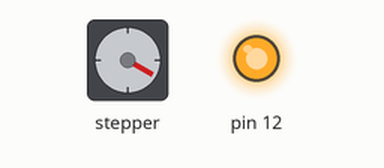
Bench run of a sketch on a simulated Arduino Leonardo, built with avr-gcc and run on an emulated ATmega32U4. Parts: stepper motor, output pins drawn as LEDs (lit = HIGH). Stepper angles assume 42 steps per turn.

Above: at 0.1 s.
At 1.5 s:
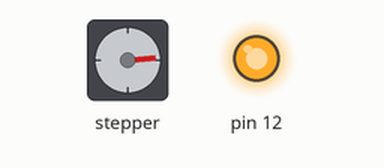
At 2.6 s:
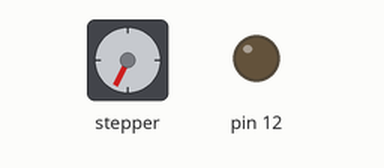
At 3.8 s:
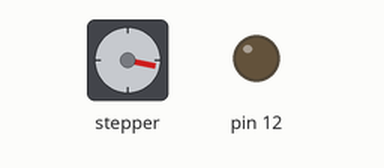
Timing chart, 0 to 5.3 s (numbered marks = the images above):
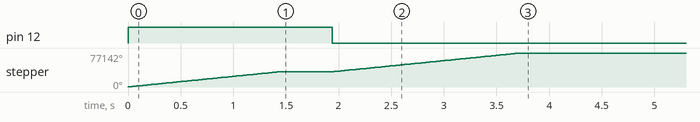

The sketch:

Teste.ino
```cpp
#include <Stepper.h>
#include <Keyboard.h>

class ExtendedStepper{
  private:
    int position;
    Stepper stepper;
    int dirPin;
  public:
    void setSpeed(int speed){
      stepper.setSpeed(speed);
    }

    void setPosition(int pos){
      position = pos;
    }

    ExtendedStepper(int speed, float stepsPerRev, int pin, int pin2, int dirPin):stepper(stepsPerRev, pin, pin2){
      stepper.setSpeed(speed);
      dirPin = dirPin;
      digitalWrite(dirPin, HIGH);
    };

    void setHome(int increments){
      bool sensor = false;
      int x = 100; //
      while(sensor == false){
        stepper.step(increments);
        //Citeste din nou valoarea senzorului (Urmatoarele linii se vor sterge)
        x--;
        if(x == 0){
          sensor = true;
        }
      }
      position = 0;
    }

   void step(int steps){
    /*
      if (position + steps < 0){
          steps = position;
          position = 0;
      }
      */
      stepper.step(steps);
   }
};


int stepsToDo = 15000;

unsigned long previousMotor1Time = millis();
long Motor1Interval = 1;

unsigned long previousMotor2Time = millis();
long Motor2Interval = 10;

const float STEPS_PER_REV = 42;
const float GEAR_RED = 64;
const float STEPS_PER_OUT_REV = STEPS_PER_REV * GEAR_RED;
int StepsRequired;
int dir = 12;


ExtendedStepper motor(4000,STEPS_PER_REV,3,4, 12);
//motor.setStepper(steppermotor1);


void setup() {
  // put your setup code here, to run once:
  pinMode(2,INPUT);
  pinMode(12,OUTPUT);


  motor.step(4000);
  delay(500);

  digitalWrite(12,LOW);
  motor.step(5000);
 delay(500);
}

void loop() {

    // put your main code here, to run repeatedly:

  /*
  unsigned long currentMotor1Time = millis();

  digitalWrite(12,HIGH);
  digitalWrite(2, HIGH);
  if( (currentMotor1Time - previousMotor1Time > Motor1Interval) && stepsToDo > 0){
    motor.setSpeed(4000);
    motor.step(-50);
    previousMotor1Time = currentMotor1Time;
    stepsToDo -= 5;
  }
  */
}
```
